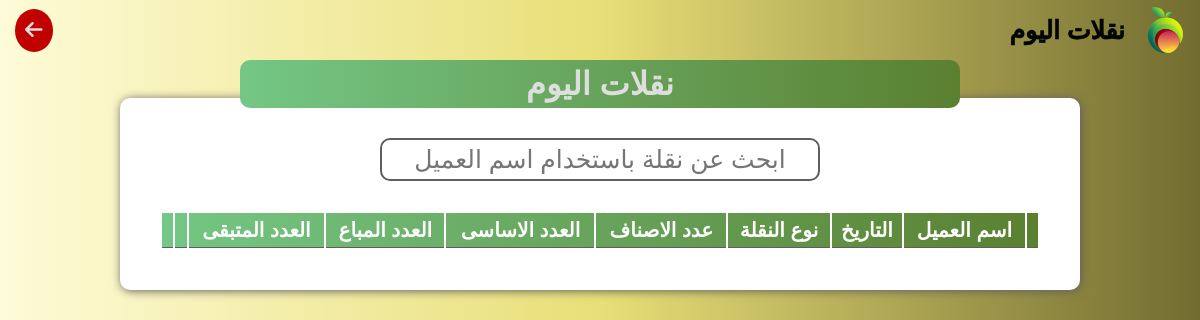
Before: /today with the older database file.
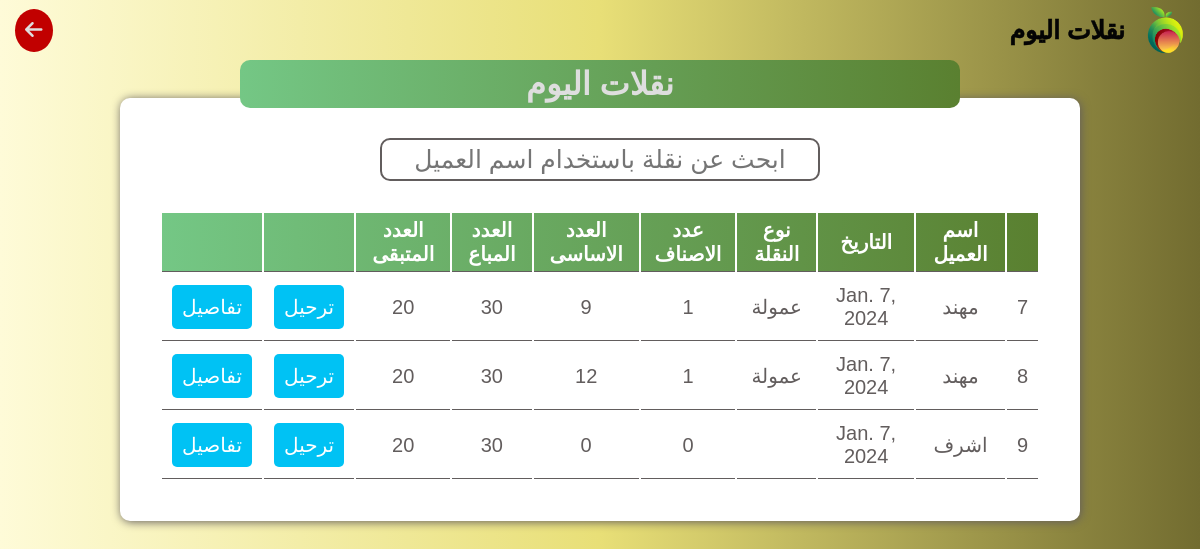
After: the same page with the newer database file.
### user/models.py (models this page shows, shortened)
class Container(models.Model):
    supplier = models.ForeignKey(Supplier, on_delete=models.SET_NULL, null=True)
    date = models.DateField()
    type = models.CharField(max_length=30, default='عمولة')
    num_sold_items = models.PositiveIntegerField(null=True)
    num_not_sold_items = models.PositiveIntegerField(null=True)
    @property
    def main_total_count(self):
        return self.containeritem_set.aggregate(total_count=Sum('count'))['total_count'] or 0
    @property
    def num_of_items(self):
        return self.containeritem_set.count()

class Supplier(models.Model):
    name = models.CharField(max_length=30)
    place = models.CharField(max_length=70, default='غير محدد')
    date = models.DateField(default=timezone.now().date())
    type = models.CharField(max_length=30, default='عمولة')
    his_money = models.DecimalField(max_digits=10, decimal_places=2, default=0)
    on_him_money = models.DecimalField(max_digits=10, decimal_places=2,default=0)
    total = models.DecimalField(max_digits=10, decimal_places=2, blank=True, null=True)
    num_of_containers = models.PositiveIntegerField(default=0)
    @property
    def total(self):
        return self.his_money - self.on_him_money
    @property
    def num_of_containers(self):
        return self.container_set.count()

### user/views.py (the view)
# urls.py: path('today',views.today_containers, name='today' ),
def today_containers(request):
    todays_date = timezone.now().date()  # Get today's date
    containers = Container.objects.filter(date=todays_date)  # Filter by today's date
    context = {'container': containers}  # Pass the filtered queryset to the template
    return render(request, 'today.html', context)

### templates/today.html (shortened to what this page needs)
{% load static %}
<!DOCTYPE html>
<html lang="en">
<head>
    <link rel="stylesheet" href="https://cdnjs.cloudflare.com/ajax/libs/font-awesome/6.5.1/css/all.min.css" />
    <link rel="stylesheet" href="{% static "css/main.css" %}">
</head>
<body>
    <header>
        <div class="main">
            <img src="{% static "images/logo.png" %}" alt="">
            <h1>نقلات اليوم</h1>
        </div>
        <a href="#" onclick="goBack()"><i class="fa-solid fa-arrow-left"></i></a>
    </header>
    <div class="todayscar">
        <div class="title">
            <h1>نقلات اليوم</h1>
        </div>
        <div class="table">
            <input id="searchbar" type="text" placeholder="ابحث عن نقلة باستخدام اسم العميل">
            <table>
                <thead>
                    <tr>
                        <th></th>
                        <th>اسم العميل</th>
                        <th>التاريخ</th>
                        <th>نوع النقلة</th>
                        <th>عدد الاصناف</th>
                        <th>العدد الاساسى</th>
                        <th>العدد المباع</th>
                        <th>العدد المتبقى</th>
                        <th></th>
                        <th></th>
                    </tr>
                </thead>
                <tbody id="tablebody">
                    {% for container in container %}
                            <tr>
                                <td>{{ container.id }}</td>
                                <td>{{ container.supplier.name }}</td>
                                <td>{{ container.date }}</td>
                                <td>{{ container.type }}</td>
                                <td>{{ container.num_of_items }}</td>
                                <td>{{ container.main_total_count }}</td>
                                <td>30</td>
                                <td>20</td>
                                <td><button class="type" id="sellbtn">ترحيل</button></td>
                                <td><button id="details" class="type">تفاصيل</button></td>
                            </tr>
                    {% endfor %}
                </tbody>
                            </table>
        </div>
    </div>
</body>
</html>

Changed rows visible on the page:
added Container: id "7", supplier.name "مهند", date "Jan. 7, 2024", type "عمولة", num_of_items "1", main_total_count "9"
added Container: id "8", supplier.name "مهند", date "Jan. 7, 2024", type "عمولة", num_of_items "1", main_total_count "12"
added Container: id "9", supplier.name "اشرف", date "Jan. 7, 2024", num_of_items "0", main_total_count "0"
